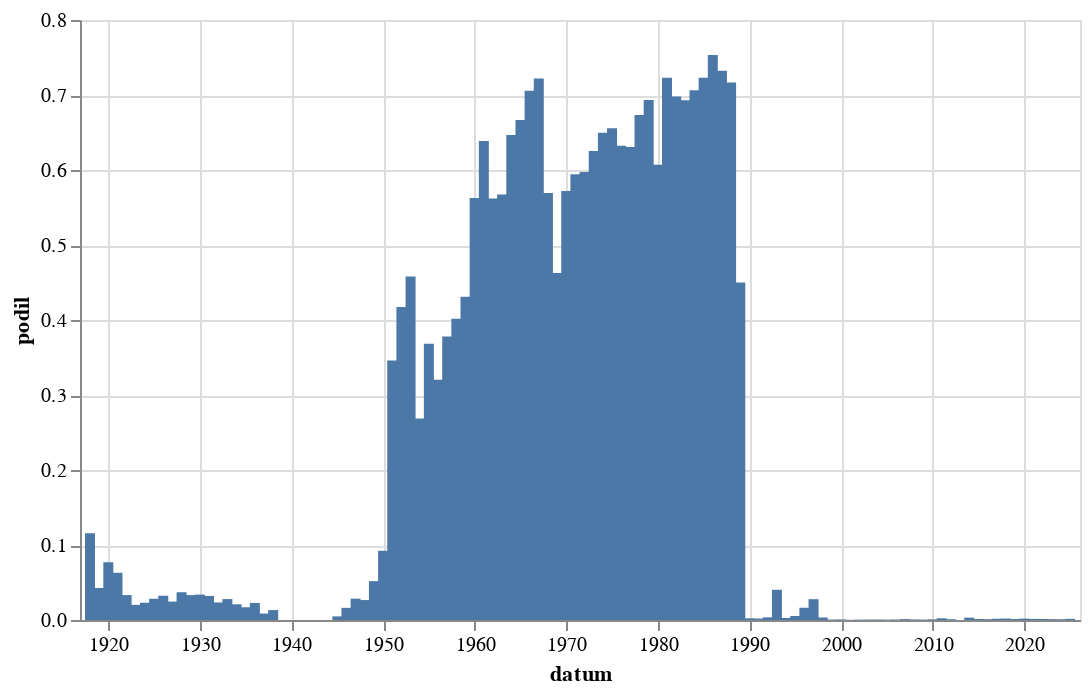

The cell this chart's notebook holds for it:
### Code cell
graf(vyvoj('[Ss]oudru'))

### Figure 1 — Vega-Lite specification as saved in the notebook (floating-point values rounded to 4 significant figures)
{"config": {"view": {"continuousWidth": 300, "continuousHeight": 300}}, "data": {"name": "data-f8dc2ec3cad529ba289b3f77bb196710"}, "mark": {"type": "bar"}, "encoding": {"x": {"field": "datum", "type": "temporal"}, "y": {"field": "podil", "type": "quantitative"}}, "height": 300, "width": 500, "$schema": "https://vega.github.io/schema/vega-lite/v5.8.0.json", "datasets": {"data-f8dc2ec3cad529ba289b3f77bb196710": [{"datum": "1918-01-01T00:00:00", "text": 30, "text_right": 259, "podil": 0.1158}, {"datum": "1919-01-01T00:00:00", "text": 98, "text_right": 2294, "podil": 0.04272}, {"datum": "1920-01-01T00:00:00", "text": 234, "text_right": 3038, "podil": 0.07702}, {"datum": "1921-01-01T00:00:00", "text": 258, "text_right": 4098, "podil": 0.06296}, {"datum": "1922-01-01T00:00:00", "text": 129, "text_right": 3886, "podil": 0.0332}, {"datum": "1923-01-01T00:00:00", "text": 51, "text_right": 2523, "podil": 0.02021}, {"datum": "1924-01-01T00:00:00", "text": 68, "text_right": 2955, "podil": 0.02301}, {"datum": "1925-01-01T00:00:00", "text": 66, "text_right": 2332, "podil": 0.0283}, {"datum": "1926-01-01T00:00:00", "text": 111, "text_right": 3430, "podil": 0.03236}, {"datum": "1927-01-01T00:00:00", "text": 73, "text_right": 2973, "podil": 0.02455}, {"datum": "1928-01-01T00:00:00", "text": 113, "text_right": 3050, "podil": 0.03705}, {"datum": "1929-01-01T00:00:00", "text": 57, "text_right": 1716, "podil": 0.03322}, {"datum": "1930-01-01T00:00:00", "text": 117, "text_right": 3451, "podil": 0.0339}, {"datum": "1931-01-01T00:00:00", "text": 97, "text_right": 3022, "podil": 0.0321}, {"datum": "1932-01-01T00:00:00", "text": 48, "text_right": 2054, "podil": 0.02337}, {"datum": "1933-01-01T00:00:00", "text": 60, "text_right": 2152, "podil": 0.02788}, {"datum": "1934-01-01T00:00:00", "text": 38, "text_right": 1816, "podil": 0.02093}, {"datum": "1935-01-01T00:00:00", "text": 24, "text_right": 1414, "podil": 0.01697}, {"datum": "1936-01-01T00:00:00", "text": 47, "text_right": 2067, "podil": 0.02274}, {"datum": "1937-01-01T00:00:00", "text": 16, "text_right": 1864, "podil": 0.008584}, {"datum": "1938-01-01T00:00:00", "text": 13, "text_right": 983, "podil": 0.01322}, {"datum": "1945-01-01T00:00:00", "text": 1, "text_right": 207, "podil": 0.004831}, {"datum": "1946-01-01T00:00:00", "text": 27, "text_right": 1666, "podil": 0.01621}, {"datum": "1947-01-01T00:00:00", "text": 47, "text_right": 1651, "podil": 0.02847}, {"datum": "1948-01-01T00:00:00", "text": 36, "text_right": 1353, "podil": 0.02661}, {"datum": "1949-01-01T00:00:00", "text": 29, "text_right": 560, "podil": 0.05179}, {"datum": "1950-01-01T00:00:00", "text": 30, "text_right": 325, "podil": 0.09231}, {"datum": "1951-01-01T00:00:00", "text": 90, "text_right": 260, "podil": 0.3462}, {"datum": "1952-01-01T00:00:00", "text": 111, "text_right": 266, "podil": 0.4173}, {"datum": "1953-01-01T00:00:00", "text": 98, "text_right": 214, "podil": 0.4579}, {"datum": "1954-01-01T00:00:00", "text": 54, "text_right": 201, "podil": 0.2687}, {"datum": "1955-01-01T00:00:00", "text": 49, "text_right": 133, "podil": 0.3684}, {"datum": "1956-01-01T00:00:00", "text": 73, "text_right": 228, "podil": 0.3202}, {"datum": "1957-01-01T00:00:00", "text": 96, "text_right": 254, "podil": 0.378}, {"datum": "1958-01-01T00:00:00", "text": 94, "text_right": 234, "podil": 0.4017}, {"datum": "1959-01-01T00:00:00", "text": 100, "text_right": 232, "podil": 0.431}, {"datum": "1960-01-01T00:00:00", "text": 157, "text_right": 279, "podil": 0.5627}, {"datum": "1961-01-01T00:00:00", "text": 182, "text_right": 285, "podil": 0.6386}, {"datum": "1962-01-01T00:00:00", "text": 86, "text_right": 153, "podil": 0.5621}, {"datum": "1963-01-01T00:00:00", "text": 122, "text_right": 215, "podil": 0.5674}, {"datum": "1964-01-01T00:00:00", "text": 293, "text_right": 453, "podil": 0.6468}, {"datum": "1965-01-01T00:00:00", "text": 192, "text_right": 288, "podil": 0.6667}, {"datum": "1966-01-01T00:00:00", "text": 235, "text_right": 333, "podil": 0.7057}, {"datum": "1967-01-01T00:00:00", "text": 226, "text_right": 313, "podil": 0.722}, {"datum": "1968-01-01T00:00:00", "text": 617, "text_right": 1084, "podil": 0.5692}, {"datum": "1969-01-01T00:00:00", "text": 385, "text_right": 832, "podil": 0.4627}, {"datum": "1970-01-01T00:00:00", "text": 341, "text_right": 596, "podil": 0.5721}, {"datum": "1971-01-01T00:00:00", "text": 328, "text_right": 552, "podil": 0.5942}, {"datum": "1972-01-01T00:00:00", "text": 218, "text_right": 365, "podil": 0.5973}, {"datum": "1973-01-01T00:00:00", "text": 332, "text_right": 531, "podil": 0.6252}, {"datum": "1974-01-01T00:00:00", "text": 319, "text_right": 491, "podil": 0.6497}, {"datum": "1975-01-01T00:00:00", "text": 383, "text_right": 584, "podil": 0.6558}, {"datum": "1976-01-01T00:00:00", "text": 258, "text_right": 408, "podil": 0.6324}, {"datum": "1977-01-01T00:00:00", "text": 297, "text_right": 471, "podil": 0.6306}, {"datum": "1978-01-01T00:00:00", "text": 338, "text_right": 502, "podil": 0.6733}, {"datum": "1979-01-01T00:00:00", "text": 287, "text_right": 414, "podil": 0.6932}, {"datum": "1980-01-01T00:00:00", "text": 272, "text_right": 448, "podil": 0.6071}, {"datum": "1981-01-01T00:00:00", "text": 222, "text_right": 307, "podil": 0.7231}, {"datum": "1982-01-01T00:00:00", "text": 340, "text_right": 487, "podil": 0.6982}, {"datum": "1983-01-01T00:00:00", "text": 370, "text_right": 534, "podil": 0.6929}, {"datum": "1984-01-01T00:00:00", "text": 303, "text_right": 429, "podil": 0.7063}, {"datum": "1985-01-01T00:00:00", "text": 287, "text_right": 397, "podil": 0.7229}, {"datum": "1986-01-01T00:00:00", "text": 220, "text_right": 292, "podil": 0.7534}, {"datum": "1987-01-01T00:00:00", "text": 301, "text_right": 411, "podil": 0.7324}, {"datum": "1988-01-01T00:00:00", "text": 402, "text_right": 561, "podil": 0.7166}, {"datum": "1989-01-01T00:00:00", "text": 460, "text_right": 1022, "podil": 0.4501}, {"datum": "1990-01-01T00:00:00", "text": 12, "text_right": 5274, "podil": 0.002275}, {"datum": "1991-01-01T00:00:00", "text": 15, "text_right": 7806, "podil": 0.001922}, {"datum": "1992-01-01T00:00:00", "text": 20, "text_right": 5627, "podil": 0.003554}, {"datum": "1993-01-01T00:00:00", "text": 16, "text_right": 397, "podil": 0.0403}, {"datum": "1994-01-01T00:00:00", "text": 1, "text_right": 373, "podil": 0.002681}, {"datum": "1995-01-01T00:00:00", "text": 3, "text_right": 562, "podil": 0.005338}, {"datum": "1996-01-01T00:00:00", "text": 8, "text_right": 489, "podil": 0.01636}, {"datum": "1997-01-01T00:00:00", "text": 19, "text_right": 684, "podil": 0.02778}, {"datum": "1998-01-01T00:00:00", "text": 6, "text_right": 1785, "podil": 0.003361}, {"datum": "1999-01-01T00:00:00", "text": 5, "text_right": 7791, "podil": 0.0006418}, {"datum": "2000-01-01T00:00:00", "text": 6, "text_right": 8218, "podil": 0.0007301}, {"datum": "2001-01-01T00:00:00", "text": 2, "text_right": 7754, "podil": 0.0002579}, {"datum": "2002-01-01T00:00:00", "text": 3, "text_right": 6316, "podil": 0.000475}, {"datum": "2003-01-01T00:00:00", "text": 5, "text_right": 8590, "podil": 0.0005821}, {"datum": "2004-01-01T00:00:00", "text": 5, "text_right": 7865, "podil": 0.0006357}, {"datum": "2005-01-01T00:00:00", "text": 5, "text_right": 10922, "podil": 0.0004578}, {"datum": "2006-01-01T00:00:00", "text": 5, "text_right": 7664, "podil": 0.0006524}, {"datum": "2007-01-01T00:00:00", "text": 9, "text_right": 7448, "podil": 0.001208}, {"datum": "2008-01-01T00:00:00", "text": 6, "text_right": 7968, "podil": 0.000753}, {"datum": "2009-01-01T00:00:00", "text": 5, "text_right": 8843, "podil": 0.0005654}, {"datum": "2010-01-01T00:00:00", "text": 5, "text_right": 5605, "podil": 0.0008921}, {"datum": "2011-01-01T00:00:00", "text": 18, "text_right": 7852, "podil": 0.002292}, {"datum": "2012-01-01T00:00:00", "text": 7, "text_right": 6659, "podil": 0.001051}, {"datum": "2014-01-01T00:00:00", "text": 30, "text_right": 9532, "podil": 0.003147}, {"datum": "2015-01-01T00:00:00", "text": 13, "text_right": 9853, "podil": 0.001319}, {"datum": "2016-01-01T00:00:00", "text": 11, "text_right": 10133, "podil": 0.001086}, {"datum": "2017-01-01T00:00:00", "text": 14, "text_right": 8277, "podil": 0.001691}, {"datum": "2018-01-01T00:00:00", "text": 19, "text_right": 9846, "podil": 0.00193}, {"datum": "2019-01-01T00:00:00", "text": 14, "text_right": 10877, "podil": 0.001287}, {"datum": "2020-01-01T00:00:00", "text": 20, "text_right": 10757, "podil": 0.001859}, {"datum": "2021-01-01T00:00:00", "text": 13, "text_right": 9003, "podil": 0.001444}, {"datum": "2022-01-01T00:00:00", "text": 14, "text_right": 10550, "podil": 0.001327}, {"datum": "2023-01-01T00:00:00", "text": 13, "text_right": 11599, "podil": 0.001121}, {"datum": "2024-01-01T00:00:00", "text": 12, "text_right": 11725, "podil": 0.001023}, {"datum": "2025-01-01T00:00:00", "text": 7, "text_right": 4659, "podil": 0.001502}]}}
